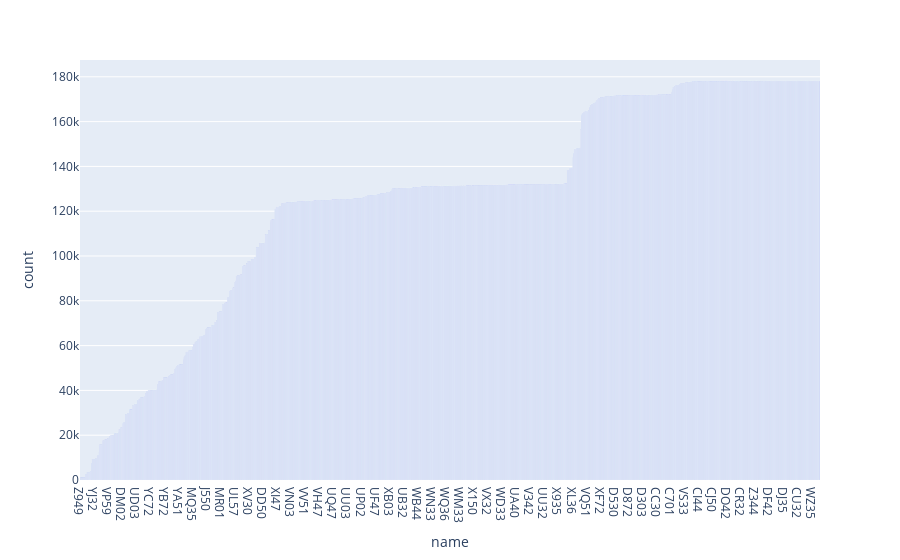

The code cell stored with this chart in its notebook:
### Code cell
px.bar(df, x='name', y='count').show()

### Figure 1 — Plotly figure (JSON) as saved in the notebook; plotly's stock layout.template omitted (floating-point values rounded to 4 significant figures; data arrays with more than 128 entries replaced by an {"elided": "..."} marker saying what was removed)
{"data": [{"alignmentgroup": "True", "hoverlabel": {"namelength": 0}, "hovertemplate": "name=%{x}<br>count=%{y}", "legendgroup": "", "marker": {"color": "#636efa"}, "name": "", "offsetgroup": "", "orientation": "v", "showlegend": false, "textposition": "auto", "type": "bar", "x": {"elided": "2893 str values"}, "xaxis": "x", "y": {"elided": "2893 int values"}, "yaxis": "y"}], "layout": {"barmode": "relative", "legend": {"tracegroupgap": 0}, "margin": {"t": 60}, "xaxis": {"anchor": "y", "domain": [0, 1], "title": {"text": "name"}}, "yaxis": {"anchor": "x", "domain": [0, 1], "title": {"text": "count"}}}}
